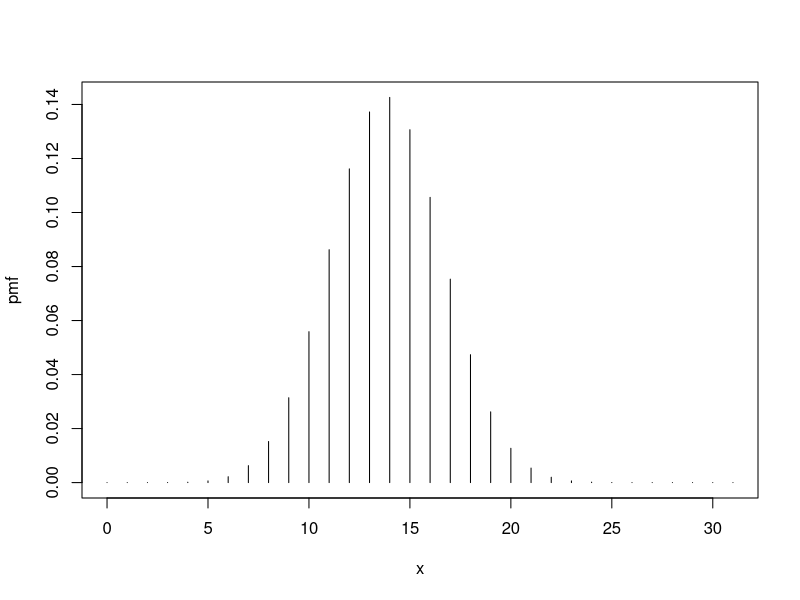
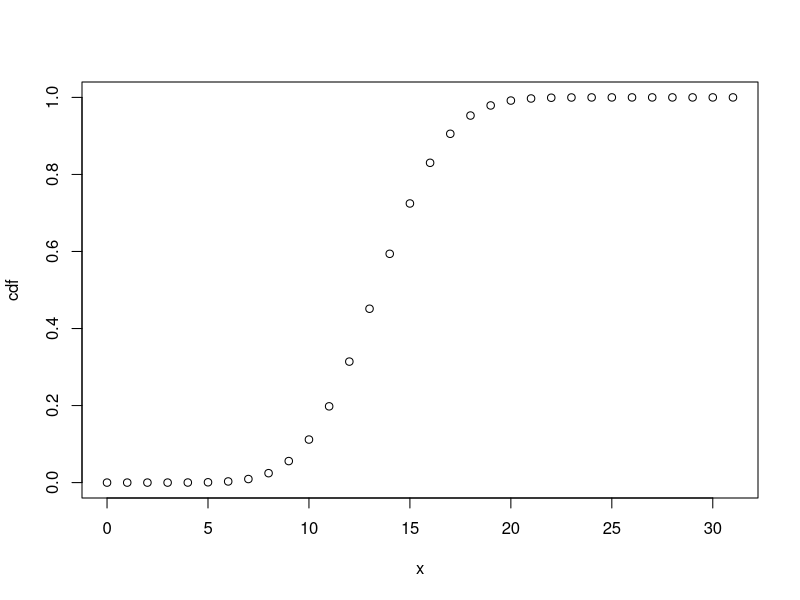

R code for these plots, in order:
# n=12 x=7,8,9 p =1/6

ans=dbinom(7,12,1/6)+dbinom(8,12,1/6)+dbinom(9,12,1/6)
ans

ans2=pbinom(9,12,1/6)-pbinom(6,12,1/6)
ans2


diff(pbinom(c(6,9),12,1/6))


pnorm(84,72,15.2,lower.tail = FALSE)

dpois(0,5)

ans3=ppois(50,50)-ppois(47,50)
ans3

diff(ppois(c(47,50),50))


#x n m m k

dhyper(3,17,233,5)

x=seq(0,31)
print(x)

pmf=dbinom(x,31,0.447)
cdf=pbinom(x,31,0.447)
plot(x,pmf,type="h")

plot(x,cdf)
mean=31*0.447
vari=31*0.447*(1-0.447)
std=sqrt(vari)



print(paste("The mean is ", mean, "The Variance is ", vari, " The Standard Deviation is ", std))

